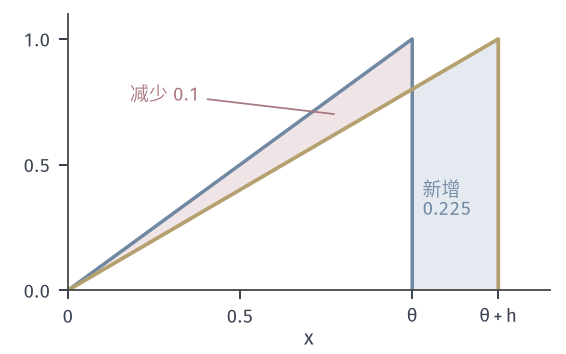

Write Python code to recreate this figure.
from pathlib import Path
import sys
HERE = Path(__file__).resolve().parent
sys.path.insert(0, str(HERE.parent/"pgrad-common"))
from pgrad_fig import *
# X ~ Unif(0, theta), f(x) = x, J(theta) = theta/2.  theta = 1, h = 0.25.
# f p_theta = x/theta on (0, theta) (blue), f p_{theta+h} = x/(theta+h) on (0, theta+h) (yellow).
# Red fill: interior loss int_0^theta x (1/theta - 1/(theta+h)) dx = 0.1 (what the score sees, -> -1/2 per unit h);
# blue fill: boundary gain int_theta^{theta+h} x/(theta+h) dx = 0.225 (missed by the score, -> theta*p(theta)=1 per unit h).
th, h = 1.0, .25
fig, ax = figure(width_mm=80, height_mm=50)
panel(fig, left=.12, right=.97, bottom=.18, top=.96)
x0 = np.linspace(0, th, 200); x1 = np.linspace(th, th+h, 100)
ax.fill_between(x0, x0/th, x0/(th+h), color=RED_FILL, lw=0)
ax.fill_between(x1, x1/(th+h), 0, color=BLUE_FILL, lw=0)
ax.plot(np.r_[x0, th, th], np.r_[x0/th, 1/th, 0], color=BLUE, lw=1.4)
ax.plot(np.r_[x0, x1, th+h], np.r_[x0/(th+h), x1/(th+h), 0], color=YELLOW, lw=1.5)
loss = float(np.trapezoid(x0/th - x0/(th+h), x0)); gain = float(np.trapezoid(x1/(th+h), x1))
ax.annotate('减少 0.1', xy=(.78, .70), xytext=(.18, .78), color=RED, fontsize=7.5, va='center', arrowprops=dict(arrowstyle='-', color=RED, lw=.7, shrinkA=1, shrinkB=1)); lab(ax, 1.03, .3, '新增\n0.225', BLUE)
ax.set_xlim(0, 1.4); ax.set_ylim(0, 1.1); ax.set_xticks([0, .5, 1, 1.25]); ax.set_xticklabels(['0', '0.5', r'$\theta$', r'$\theta+h$'])
ax.set_yticks([0, .5, 1])
axlab(ax, r'$x$')
save(fig, HERE, 'figure', {'interior_loss': loss, 'boundary_gain': gain, 'net': gain-loss, 'J_diff': h/2})
